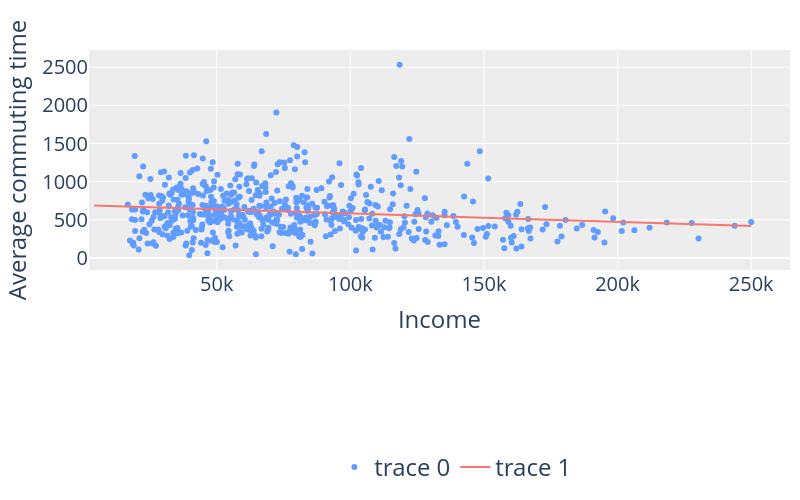

This figure's notebook cell:
### Code cell
red = '#f8766d'
blue = '#619cff'

xs2 = np.linspace(incomes.min(), incomes.max(), int((incomes.max()-incomes.min())/100)+1)

fig = go.Figure()

fig.add_trace(
    go.Scatter(x=res.income, y=res.shortest_path,  mode='markers', marker=dict(
                        color=blue,
                    ),)
)


fig.add_trace(
    go.Scatter(x=xs2, y=[float(shortest_path.subs(x, i)) for i in xs2], marker=dict(
                        color=red,
                        line=dict(color=red, width=2)
                    ),)
)




fig.update_layout(
        #xaxis=dict(title="Day of Week",
                   #x=0.5),
        yaxis=dict(title="Average commuting time"),
        xaxis=dict(title="Income"),
        height=500, 
        width=800,
        #legend_title_text='Week type',
        margin=dict(l=75, r=10, t=50, b=80),
        showlegend=False,
        legend=dict(
                yanchor="bottom",
                y=-1,
                xanchor="left",
                x=0.35,
                orientation="h",
                font=dict(
                    #family="Courier",
                    size=24,
                   # color="black"
                ),
            ),
        font=dict(size=20), plot_bgcolor="#ededed",
    )


fig

### Figure 1 — Plotly figure (JSON) as saved in the notebook; plotly's stock layout.template omitted (floating-point values rounded to 4 significant figures; data arrays with more than 128 entries replaced by an {"elided": "..."} marker saying what was removed)
{"data": [{"marker": {"color": "#619cff"}, "mode": "markers", "type": "scatter", "x": {"elided": "620 int values"}, "y": {"elided": "620 float values"}}, {"marker": {"color": "#f8766d", "line": {"color": "#f8766d", "width": 2}}, "type": "scatter", "x": {"elided": "2459 float values"}, "y": {"elided": "2459 float values"}}], "layout": {"font": {"size": 20}, "height": 500, "legend": {"font": {"size": 24}, "orientation": "h", "x": 0.35, "xanchor": "left", "y": -1, "yanchor": "bottom"}, "margin": {"b": 80, "l": 75, "r": 10, "t": 50}, "plot_bgcolor": "#ededed", "width": 800, "xaxis": {"title": {"text": "Income"}}, "yaxis": {"title": {"text": "Average commuting time"}}}}
